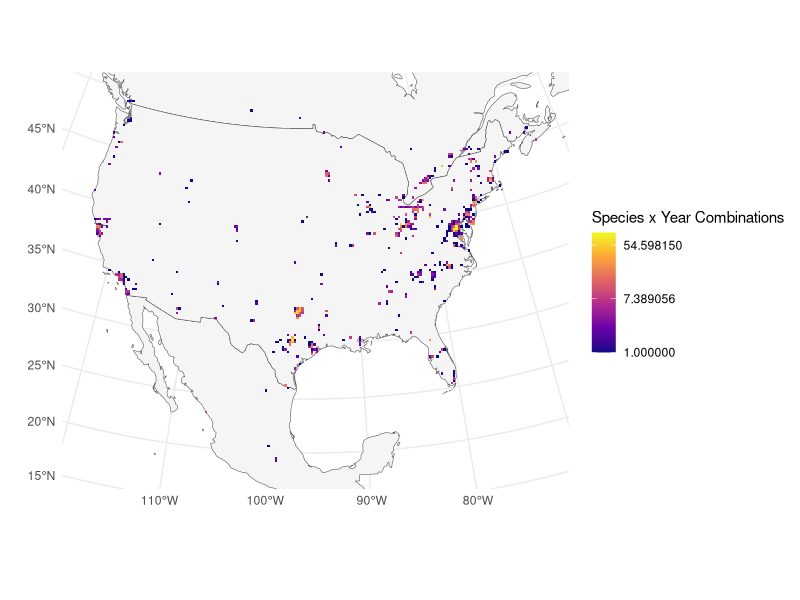

Source code (R):
library(tidyverse)
library(sf)
library(rnaturalearth)

# study location map

pglmm_data <- read.csv("PGLMM_data/model_df_5cells_treespp.csv")

spp_year_cell <- pglmm_data %>% 
  group_by(lat, lon) %>% 
  summarise(Combinations = n(), years = length(unique(year)), 
            spp = length(unique(scientificName)))


na2 <- maps::map(regions=c("usa", "mexico", "canada"), plot = FALSE, fill = TRUE) %>%
  st_as_sf()
na_equalArea <- st_transform(na2, crs="+proj=aea +lat_1=20 +lat_2=60 +lat_0=40 +lon_0=-96 +x_0=0 +y_0=0 +ellps=GRS80 +datum=NAD83 +units=m +no_defs ")


study_area <- ggplot() + 
  geom_sf(na_equalArea, mapping = aes(), fill = "grey96") + 
  geom_tile(spp_year_cell, 
             mapping = aes(x = lon, y = lat, fill = Combinations)) +
  coord_sf(xlim = c(-2303077, 2471923), ylim = c(-2475719,1449281)) +
  scale_fill_viridis_c(option = "plasma", trans = "log") + 
  labs(x = "", y = "", fill = "Species x Year Combinations")+
  theme_minimal()

ggsave(filename = "Tables&Figures/studyarea.png", dpi = 400)  
  
  
